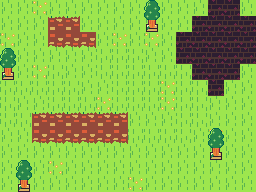

Tiled map render using the project's own tile images. Description and the whole map definition, tile-layer contents included, below:
An orthogonal 16x12 tile map with 16x16 px tiles, 2 tile layers (Tile Layer 1, Trees).

<map version="1.10" tiledversion="1.11.2" orientation="orthogonal" renderorder="right-down" width="16" height="12" tilewidth="16" tileheight="16" infinite="0" nextlayerid="3" nextobjectid="1">
 <tileset firstgid="1" source="map_tiles.tsx" />
 <layer id="1" name="Tile Layer 1" width="16" height="12">
  <data encoding="csv">
5,5,7,5,5,5,5,5,5,5,5,5,5,3,3,5,
5,5,5,7,5,5,5,5,5,5,5,5,3,3,3,3,
7,5,5,5,7,5,5,7,5,7,5,3,3,3,3,3,
5,5,5,5,5,5,6,6,6,5,5,3,3,3,3,3,
5,5,7,6,5,5,6,6,6,6,6,6,3,3,3,5,
6,6,6,6,6,5,5,6,6,6,7,6,6,3,5,5,
6,5,5,6,6,6,7,6,6,6,7,6,6,5,5,5,
6,6,6,6,2,2,2,2,5,5,5,6,6,5,5,5,
5,5,5,5,1,1,1,1,6,6,6,6,5,7,5,5,
5,5,5,5,5,5,5,5,5,5,5,5,5,5,5,5,
5,5,5,7,5,5,5,5,5,5,5,5,5,5,5,5,
5,5,5,5,5,5,5,5,7,5,5,5,5,5,5,5
</data>
 </layer>
 <layer id="2" name="Trees" width="16" height="12">
  <data encoding="csv">
0,0,0,0,0,0,0,0,0,4,0,0,0,0,0,0,
0,0,0,2,2,0,0,0,0,8,0,0,0,0,0,0,
0,0,0,1,1,1,0,0,0,0,0,0,0,0,0,0,
4,0,0,0,0,0,0,0,0,0,0,0,0,0,0,0,
8,0,0,0,0,0,0,0,0,0,0,0,0,0,0,0,
0,0,0,0,0,0,0,0,0,0,0,0,0,0,0,0,
0,0,0,0,0,0,0,0,0,0,0,0,0,0,0,0,
0,0,2,2,2,0,0,0,0,0,0,0,0,0,0,0,
0,0,1,1,0,0,0,0,0,0,0,0,0,4,0,0,
0,0,0,0,0,0,0,0,0,0,0,0,0,8,0,0,
0,4,0,0,0,0,0,0,0,0,0,0,0,0,0,0,
0,8,0,0,0,0,0,0,0,0,0,0,0,0,0,0
</data>
 </layer>
</map>